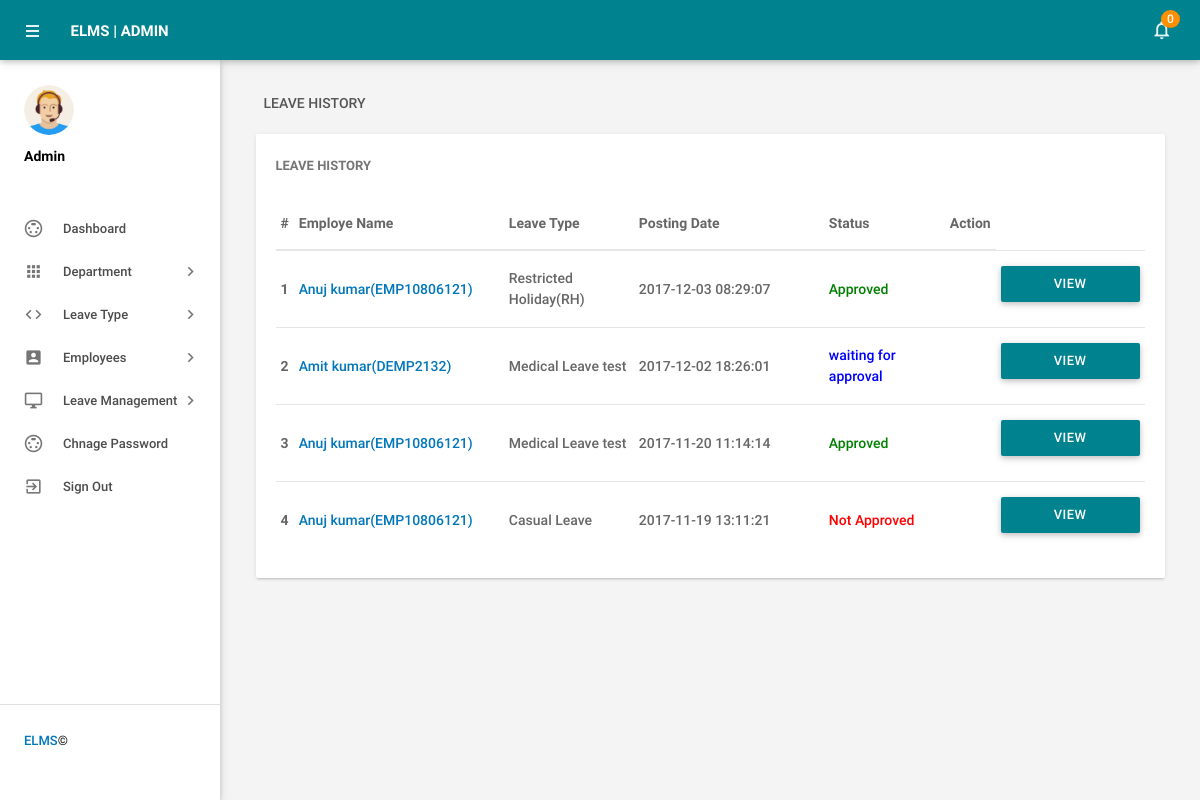
The page /admin/leaves.php (signed in) on the database as committed earlier.
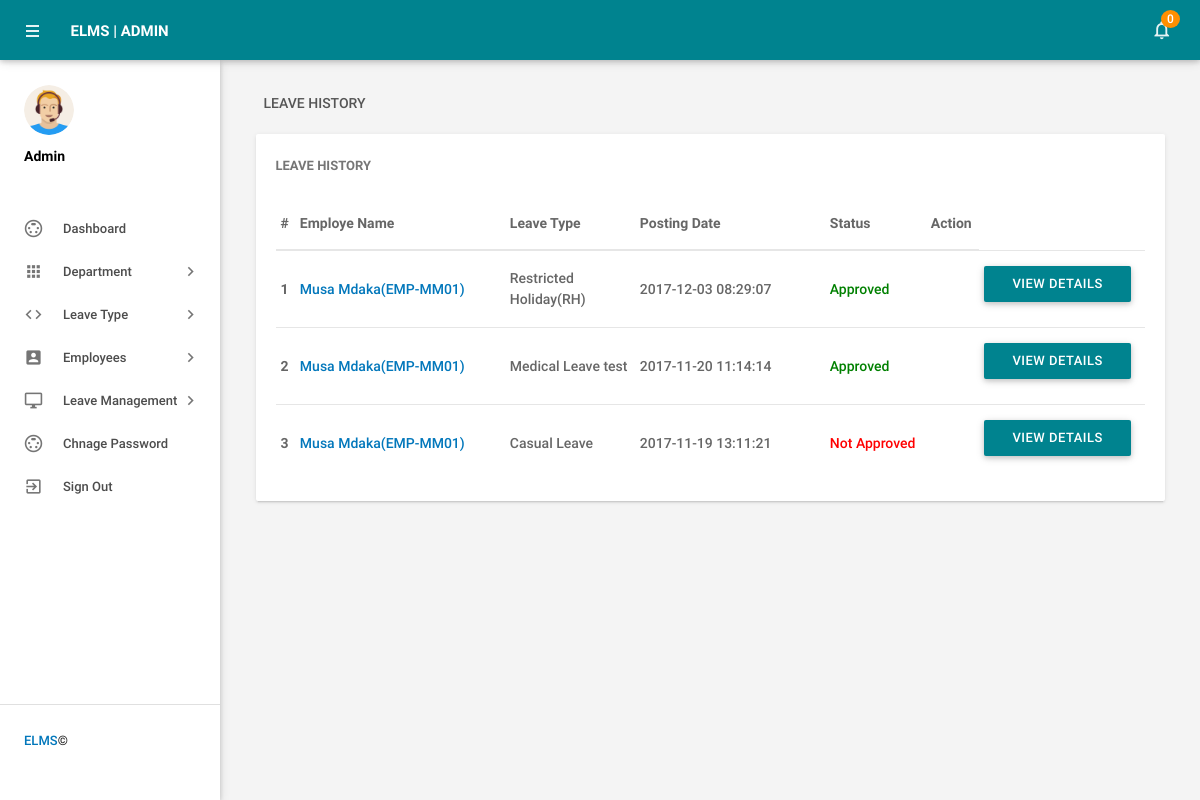
The same page on the database as committed later.
### tables this page shows
CREATE TABLE `tblleaves` (
  `id` int(11) NOT NULL,
  `LeaveType` varchar(110) NOT NULL,
  `ToDate` varchar(120) NOT NULL,
  `FromDate` varchar(120) NOT NULL,
  `Description` mediumtext NOT NULL,
  `PostingDate` timestamp NOT NULL DEFAULT current_timestamp(),
  `AdminRemark` mediumtext DEFAULT NULL,
  `AdminRemarkDate` varchar(120) DEFAULT NULL,
  `Status` int(1) NOT NULL,
  `IsRead` int(1) NOT NULL,
  `empid` int(11) DEFAULT NULL
);

CREATE TABLE `tblemployees` (
  `id` int(11) NOT NULL,
  `EmpId` varchar(100) NOT NULL,
  `FirstName` varchar(150) NOT NULL,
  `LastName` varchar(150) NOT NULL,
  `EmailId` varchar(200) NOT NULL,
  `Password` varchar(180) NOT NULL,
  `Gender` varchar(100) NOT NULL,
  `Dob` varchar(100) NOT NULL,
  `Department` varchar(255) NOT NULL,
  `Address` varchar(255) NOT NULL,
  `City` varchar(200) NOT NULL,
  `Country` varchar(150) NOT NULL,
  `Phonenumber` char(11) NOT NULL,
  `Status` int(1) NOT NULL,
  `RegDate` timestamp NOT NULL DEFAULT current_timestamp()
);

### admin/leaves.php (the view, shortened to what this page needs)
<?php
include('includes/config.php');
if(strlen($_SESSION['alogin'])==0)
    {
header('location:index.php');
}
else{
 ?>
<!DOCTYPE html>
<html lang="en">
    <head>
        <link type="text/css" rel="stylesheet" href="../assets/plugins/materialize/css/materialize.min.css"/>
        <link href="../assets/plugins/material-preloader/css/materialPreloader.min.css" rel="stylesheet">
        <link href="../assets/plugins/datatables/css/jquery.dataTables.min.css" rel="stylesheet">
                <link href="../assets/plugins/google-code-prettify/prettify.css" rel="stylesheet" type="text/css"/>
        <link href="../assets/css/alpha.min.css" rel="stylesheet" type="text/css"/>
        <link href="../assets/css/custom.css" rel="stylesheet" type="text/css"/>
    </head>
    <body>
       <?php include('includes/header.php');?>
       <?php include('includes/sidebar.php');?>
            <main class="mn-inner">
                <div class="row">
                    <div class="col s12">
                        <div class="page-title">Leave History</div>
                    </div>
                    <div class="col s12 m12 l12">
                        <div class="card">
                            <div class="card-content">
                                <span class="card-title">Leave History</span>
                                <table id="example" class="display responsive-table ">
                                    <thead>
                                        <tr>
                                            <th>#</th>
                                            <th width="200">Employe Name</th>
                                            <th width="120">Leave Type</th>
                                             <th width="180">Posting Date</th>
                                            <th>Status</th>
                                            <th align="center">Action</th>
                                        </tr>
                                    </thead>
                                    <tbody>
<?php $sql = "SELECT tblleaves.id as lid,tblemployees.FirstName,tblemployees.LastName,tblemployees.EmpId,tblemployees.id,tblleaves.LeaveType,tblleaves.PostingDate,tblleaves.Status from tblleaves join tblemployees on tblleaves.empid=tblemployees.id order by lid desc";
$query = $dbh -> prepare($sql);
$query->execute();
$results=$query->fetchAll(PDO::FETCH_OBJ);
$cnt=1;
if($query->rowCount() > 0)
{
foreach($results as $result)
{
      ?>
                                        <tr>
                                            <td> <b><?php echo htmlentities($cnt);?></b></td>
                                              <td><a href="editemployee.php?empid=<?php echo htmlentities($result->id);?>" target="_blank"><?php echo htmlentities($result->FirstName." ".$result->LastName);?>(<?php echo htmlentities($result->EmpId);?>)</a></td>
                                            <td><?php echo htmlentities($result->LeaveType);?></td>
                                            <td><?php echo htmlentities($result->PostingDate);?></td>
                                                                       <td><?php $stats=$result->Status;
if($stats==1){
                                             ?>
                                                 <span style="color: green">Approved</span>
                                                 <?php } if($stats==2)  { ?>
                                                <span style="color: red">Not Approved</span>
                                                 <?php } if($stats==0)  { ?>
 <span style="color: blue">waiting for approval</span>
 <?php } ?>
                                             </td>
          <td>
           <td><a href="leave-details.php?leaveid=<?php echo htmlentities($result->lid);?>" class="cyan darken-3 btn m-b-xs"  > View Details</a></td>
                                    </tr>
                                         <?php $cnt++;} }?>
                                    </tbody>
                                </table>
                            </div>
                        </div>
                    </div>
                </div>
            </main>
        </div>
        <div class="left-sidebar-hover"></div>
    </body>
</html>
<?php } ?>

Rows that differ between the two databases and show on the page:
no longer on this page (row unchanged): tblleaves: tblemployees.FirstName+LastName "Amit kumar", tblemployees.EmpId "DEMP2132", LeaveType "Medical Leave test", PostingDate "2017-12-02 18:26:01", Status "waiting for approval"
changed through a linked row, tblleaves "Restricted Holiday(RH)": tblemployees.FirstName+LastName "Anuj kumar" → "Musa Mdaka"; tblemployees.EmpId "EMP10806121" → "EMP-MM01"
changed through a linked row, tblleaves "Medical Leave test": tblemployees.FirstName+LastName "Anuj kumar" → "Musa Mdaka"; tblemployees.EmpId "EMP10806121" → "EMP-MM01"
changed through a linked row, tblleaves "Casual Leave": tblemployees.FirstName+LastName "Anuj kumar" → "Musa Mdaka"; tblemployees.EmpId "EMP10806121" → "EMP-MM01"
